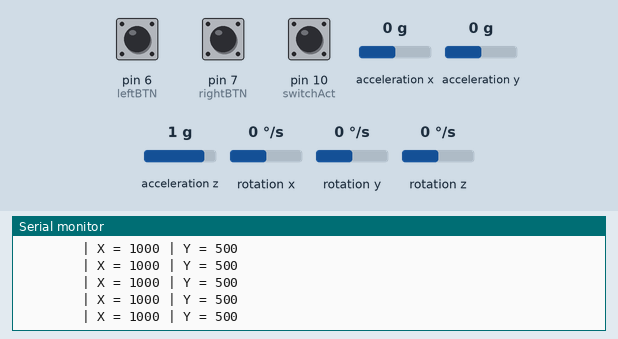
Recording of a sketch running on a simulated Arduino Uno, built with avr-gcc and run on an emulated ATmega328P. Shown: the last lines printed to the serial monitor. Inputs (shaded band) come from the test bench; at power-on: rotation x 0 °/s, rotation y 0 °/s, pin 7 (rightBTN) LOW, pin 6 (leftBTN) LOW, pin 10 (switchAct) LOW, acceleration x 0 g, acceleration y 0 g, acceleration z 1 g, rotation z 0 °/s.

Above: at 1.2 s.
1.3 s: rotation x set to -192 °/s
At 1.8 s:
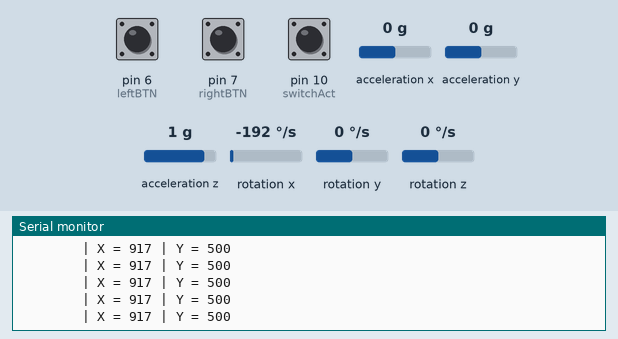
4.3 s: rotation y set to -192 °/s
At 5.1 s:
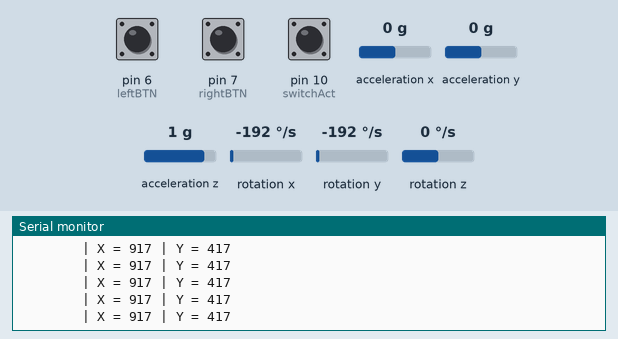
5.8 s: rotation x set to -100 °/s
At 6.8 s:
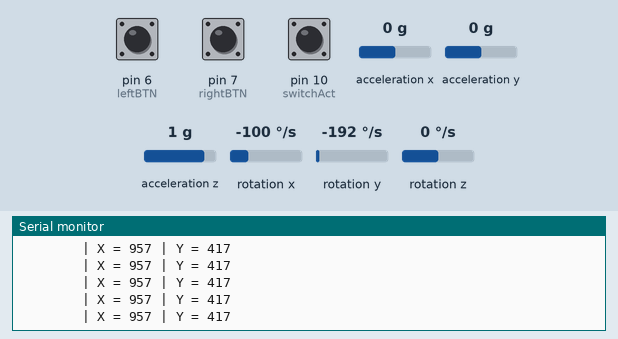
7.3 s: pin 7 (rightBTN) pulsed HIGH 2 times (0.12 s each, 0.3 s apart)
10.9 s: pin 7 (rightBTN) pulled HIGH for 0.15 s
12.5 s: pin 7 (rightBTN) pulsed HIGH 5 times (0.12 s each, 0.3 s apart)
Timing chart, 0 to 15.5 s (numbered marks = the images above; inputs shaded):
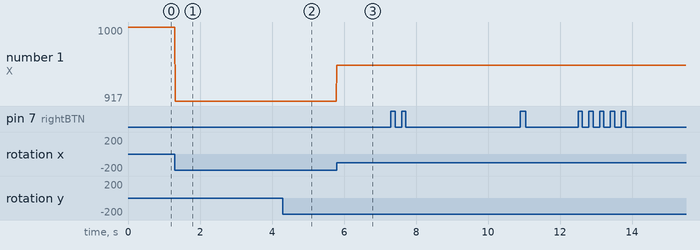

The sketch:

transceiver-hc05.ino
```cpp
#include <Wire.h>
#include <SoftwareSerial.h>
#include <I2Cdev.h>
#include <MPU6050.h>
#include <IRremote.h>


#define leftBTN 6
#define rightBTN 7
#define switchAct 10

bool flag_right = false;
bool switch_activity = false;
bool switchBTN = false;

SoftwareSerial bt(14, 15);
MPU6050 mpu;
IRsend irsend(9);

int16_t ax, ay, az;
int16_t gx, gy, gz;
int vx, vy;

//values for Panasonic's Remote
/*
unsigned long up_val = 33738799;
unsigned long down_val = 33714219;
unsigned long right_val = 33720439;
unsigned long left_val = 33687799;
*/

//values for A1's Remote
unsigned long up_val = 16764975;
unsigned long down_val = 16754775;
unsigned long right_val = 16724175;
unsigned long left_val = 16718055;

void setup()
{
  bt.begin(57600);
  Serial.begin(57600);
  Wire.begin();

  mpu.initialize();
}

void loop()
{
  if (digitalRead(switchAct) == HIGH && switchBTN)
  {
    if (switch_activity)
      switch_activity = false;
    else
      switch_activity = true;

    switchBTN = false;
  }
  else if(digitalRead(switchAct) == LOW)
    switchBTN = true;

  switch(switch_activity)
  {
    case true:
      if(vx > 100)
      {
        Serial.println("Next program");
        irsend.sendNEC(up_val, 32);
      }
      else if(vx < -100)
      {
        Serial.println("Previous program");
        irsend.sendNEC(down_val, 32);
      }
      if(vy > 100)
      {
        Serial.println("Up volume");
        irsend.sendNEC(left_val, 32);
      }
      else if(vy < -100)
      {
        Serial.println("Down volume");
        irsend.sendNEC(right_val, 32);
      }
      break;

    case false:
      mpu.getMotion6(&ax, &ay, &az, &gx, &gy, &gz);
      vx = (gx) / 300;
      vy = (gy) / 300;

      Serial.print("        | X = ");
      bt.print("        | X = ");
      bt.print(vx + 1000);
      Serial.print(vx + 1000);
      Serial.print(" | Y = ");
      bt.print(" | Y = ");
      bt.print(vy + 500);
      Serial.println(vy + 500);

      if (digitalRead(leftBTN) == HIGH)
      {
        bt.print("LEFT");
        bt.print(2000);
      }
      else
      {
        bt.print("LEFT");
        bt.print(3000);
      }
      if (digitalRead(rightBTN) == HIGH && flag_right == 0)
      {
        bt.print("RIGHT");
        bt.print(4000);
        flag_right = true;
      }
      else if(digitalRead(rightBTN) == LOW && flag_right == 1)
      {
        bt.print("release");
        flag_right = false;
      }
      delay(7);
      break;
  }
}
```

Measured:
- after the input at 1.3 s, the serial monitor: prints a new line at once (image 1)
- after the input at 4.3 s, the serial monitor: prints a new line at once (image 2)
- after the input at 5.8 s, the serial monitor: prints a new line at once (image 3)
- plotted number 1: 1000 → 917 after the input at 1.3 s, 917 → 957 after the input at 5.8 s
